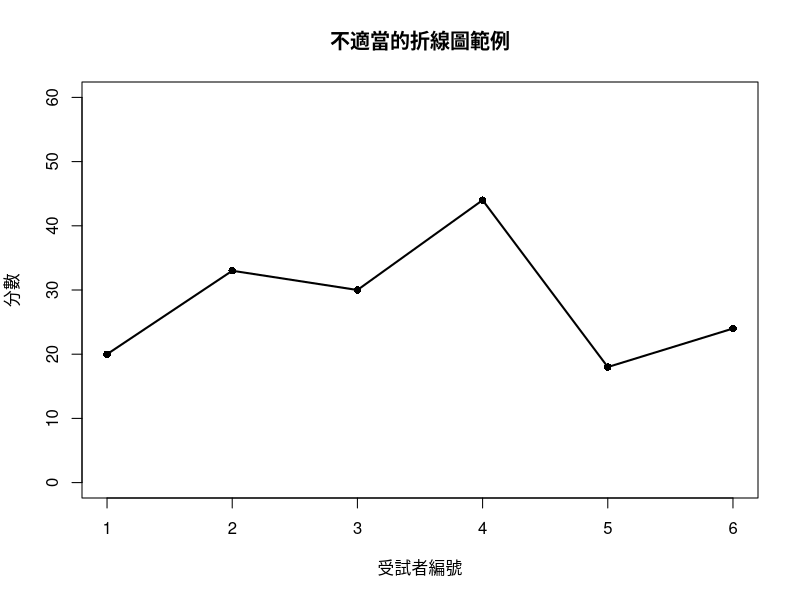
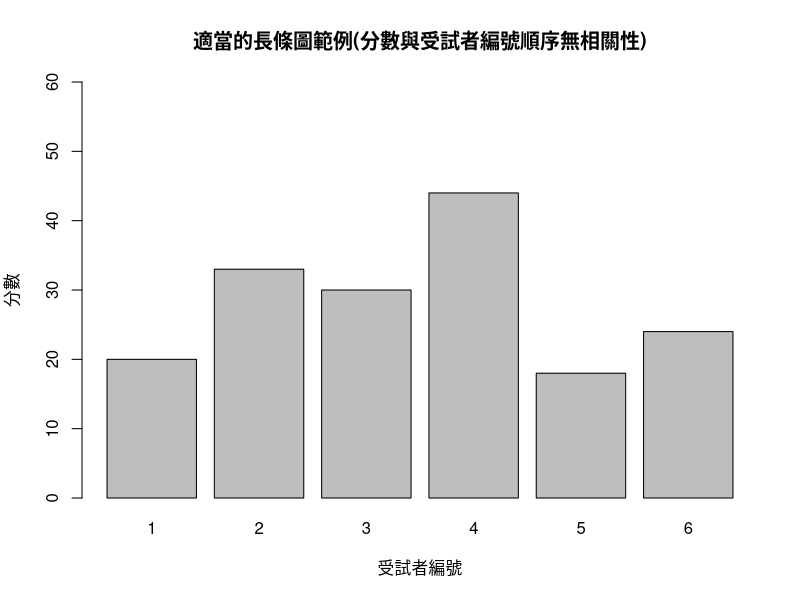
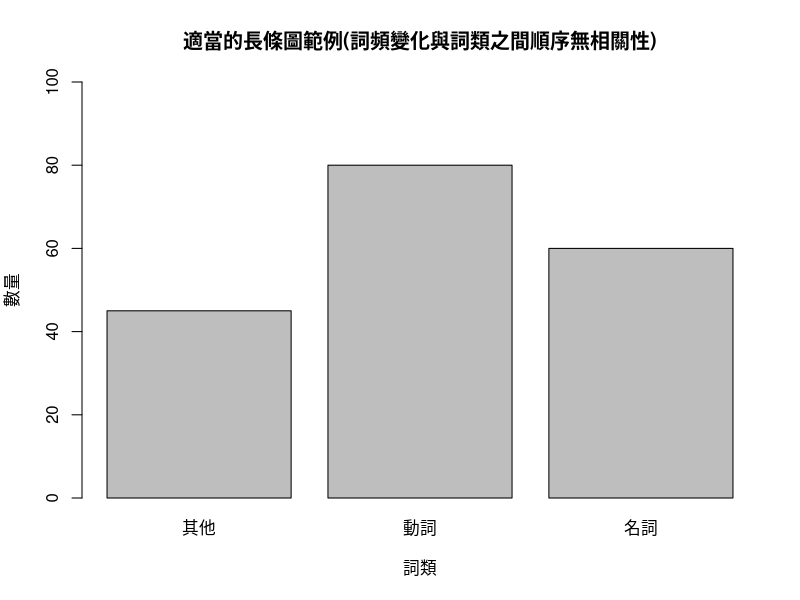
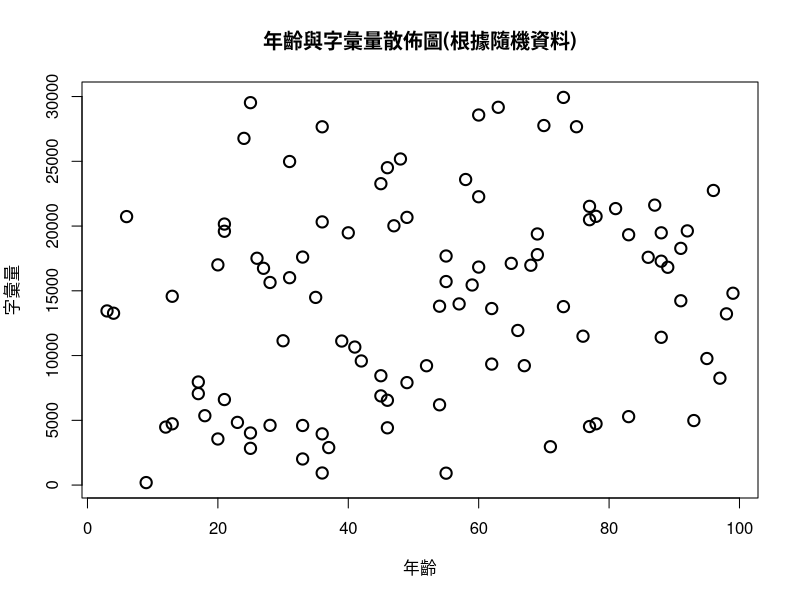
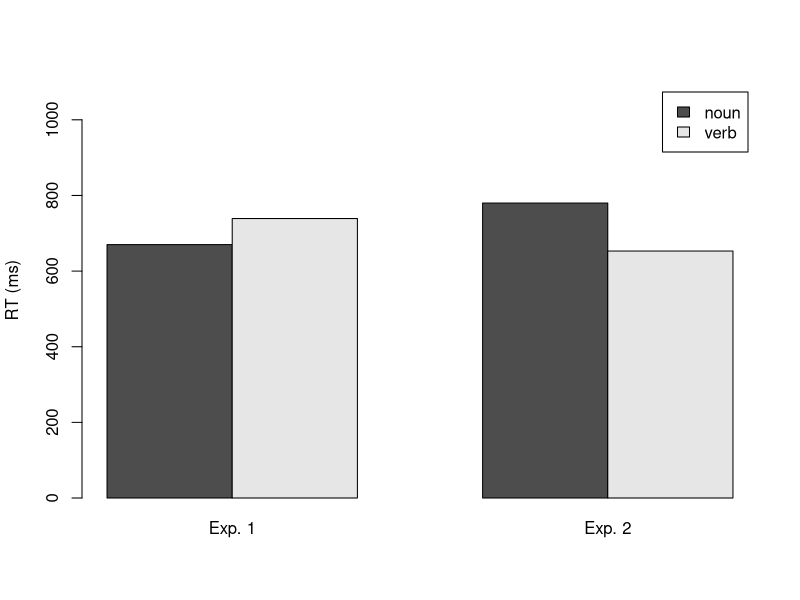
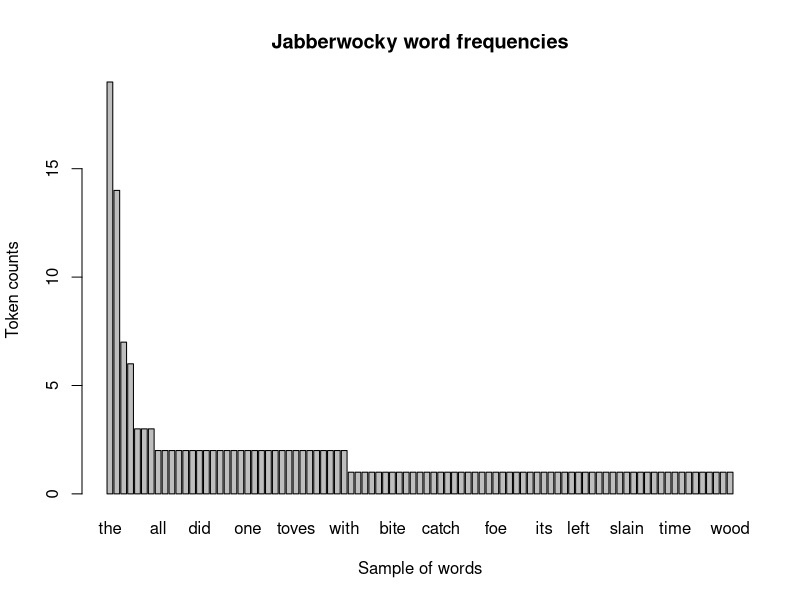
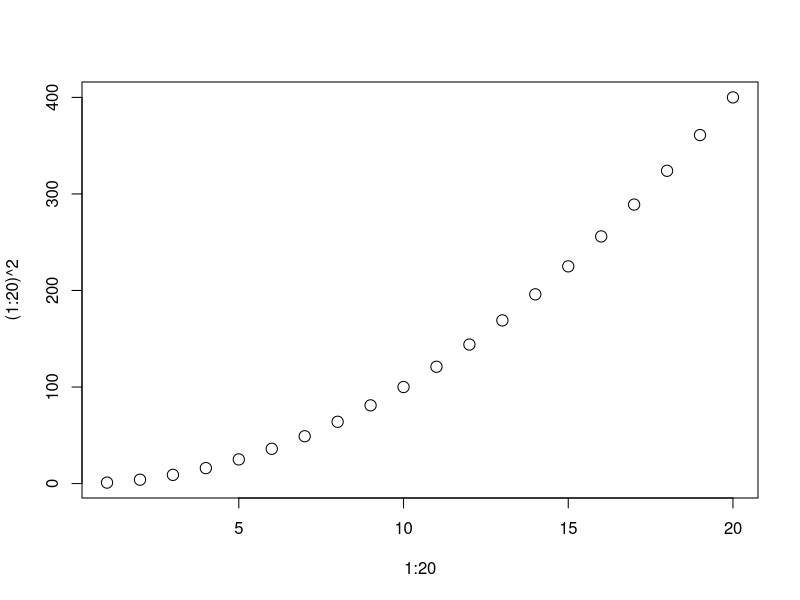
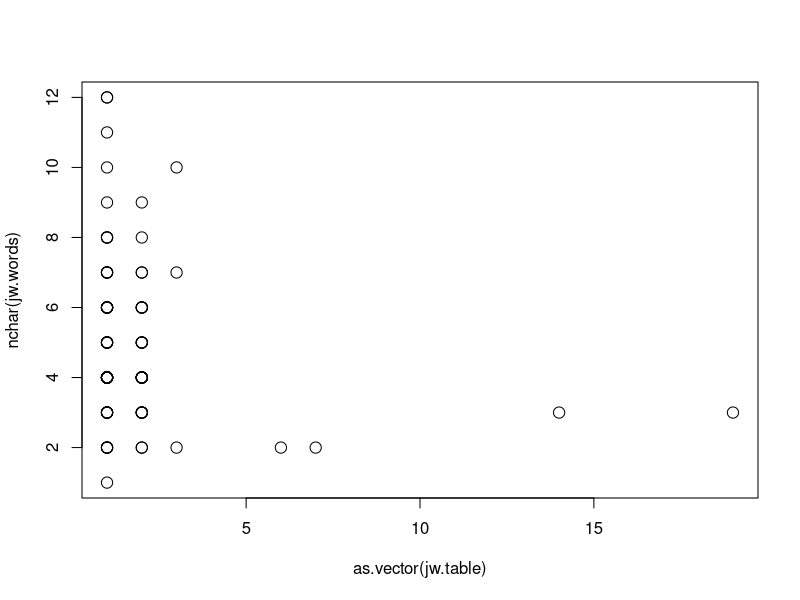

Reproduce these figures in R, in order.
#Figure 11
dataPoints = c(20, 33, 30, 44, 18, 24)
dataLabel = c(1, 2, 3, 4, 5, 6)

badLineData = data.frame(Score = dataPoints, Labels = dataLabel)

png(filename = "ch3.figure11.png", width = 1200, height = 900, units = "px",
    bg = "white", res = 200)

plot(badLineData$Score~badLineData$Label, 
     main = "不適當的折線圖範例",
     ylab = "分數", 
     xlab = "受試者編號", 
     ylim = c(0, 60),
     lwd = 2, pch = 16, type = "o")

dev.off()

# Figure 12a
png(filename = "ch3.figure12a.png", width = 1200, height = 900, units = "px",
    bg = "white", res = 200)

barplot(badLineData$Score ~ badLineData$Label, 
     main = "適當的長條圖範例(分數與受試者編號順序無相關性)",
     ylab = "分數", 
     xlab = "受試者編號", 
     ylim = c(0, 60))

dev.off()

# Figure 12b
dataPoints = c(80, 60, 45)
dataLabel = c("動詞", "名詞", "其他")

goodBarPlotData = data.frame(Score = dataPoints, Labels = dataLabel)

png(filename = "ch3.figure12b.png", width = 1200, height = 900, units = "px",
    bg = "white", res = 200)

barplot(goodBarPlotData$Score ~ goodBarPlotData$Label, 
        main = "適當的長條圖範例(詞頻變化與詞類之間順序無相關性)",
        ylab = "數量", 
        xlab = "詞類", 
        ylim = c(0, 100))

dev.off()

# Figure 14
set.seed(100)
fakeAge = round(runif(100) * 100)
set.seed(200)
fakeVocSize = round(runif(100) * 30000)

fakeAgeVocCor = data.frame(Age = fakeAge, VocSize = fakeVocSize)

png(filename = "ch3.figure14.png", width = 1200, height = 900, units = "px",
    bg = "white", res = 200)

plot(fakeAgeVocCor$VocSize ~ fakeAgeVocCor$Age,
     main = "年齡與字彙量散佈圖(根據隨機資料)",
     ylab = "字彙量", 
     xlab = "年齡", 
     lwd = 2, pch = 1, cex = 1.5, type = "p")

dev.off()

# Figure 16
RTs = c(670, 739, 780, 653)	
results.mat = matrix(RTs, nrow = 2)
rownames(results.mat) = c("nouns","verbs") 		
colnames(results.mat) = c("Exp. 1","Exp. 2")	

png(filename = "ch3.figure16.png", width = 1200, height = 900, units = "px",
    bg = "white", res = 200)

barplot(results.mat,			
	beside=TRUE,				
	names.arg=c("Exp. 1","Exp. 2"),	
	legend.text=c("noun","verb"),	
	ylim = c(0,1100),			
	ylab = "RT (ms)"			
)

dev.off()

# Figure 17
jabberwocky = readLines("Jabberwocky_OnlyWords.txt")
jw.table = sort(table(jabberwocky), decreasing=TRUE)

png(filename = "ch3.figure17.png", width = 2000, height = 900, units = "px",
    bg = "white", res = 200)

barplot(jw.table, beside=T, names.arg=names(jw.table), 
        ylab = "Token counts", main="Jabberwocky word frequencies", 
        xlab = "Sample of words")

dev.off()

# Figure 18
png(filename = "ch3.figure18.png", width = 1200, height = 900, units = "px",
    bg = "white", res = 200)

plot(x = 1:20, y = (1:20)^2,
     pch = 1, cex = 1.5, type = "p")

dev.off()

# Figure 19
jw.words = names(jw.table)	
jw.freq = as.vector(jw.table)	
word.lens = nchar(jw.words)	

png(filename = "ch3.figure19.png", width = 1200, height = 900, units = "px",
    bg = "white", res = 200)

plot(x = as.vector(jw.table), y = nchar(jw.words),
     pch = 1, cex = 1.5, type = "p")

dev.off()

# Figure 20
png(filename = "ch3.figure20.png", width = 1200, height = 900, units = "px",
    bg = "white", res = 200)

plot(x = 1:20, y = (1:20)^2, pch = 1:20,
     cex = 1.5, type = "p") 

dev.off()

# Figure 21
png(filename = "ch3.figure21.png", width = 1200, height = 900, units = "px",
    bg = "white", res = 200)

plot(x = 1:20, y = (1:20)^2, type = "l", lwd = 2)

dev.off()

# Figure 22
library(ggplot2)

expType = c(rep("Exp I",2), rep("Exp II", 2))
wordType = rep(c("noun", "verb"), 2)

RTs = c(670,739,780,653) 
results.data = data.frame(Exp = expType, Word = wordType, RT = RTs)

results.plot = ggplot(data = results.data, 
                      mapping = aes(x = Exp, y = RT, fill = Word))
results.plot = results.plot + 
  geom_bar(position = "dodge", color = "black", stat = "identity") +
  scale_fill_manual(values = c("black", "gray")) +
  ylab("RT (ms)") +
  theme_bw()

ggsave(file = "ch3.figure22.png", width = 1200, height = 900, units = "px",
       dpi = 200)